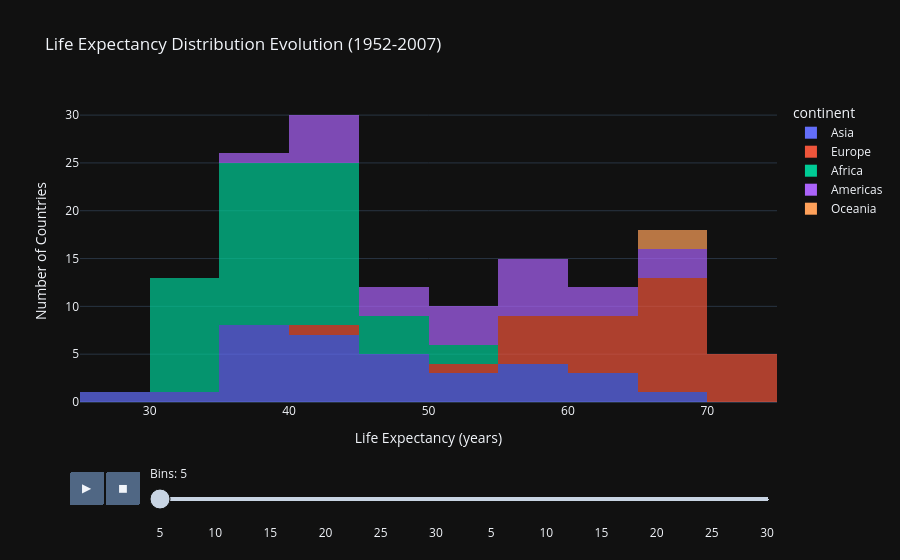

The notebook cell saved with this chart:
### Markdown cell above
## Module 3: Interactive Visualization and Hierarchical Plot Tutorials (Plotly)

This module focuses on interactivity features, custom controls with Histograms, and visualizing hierarchical data structures using Plotly.

### **Tutorial 3.1: Custom Interactive Controls (Slider)**

**Objective:** Implement a custom slider control to dynamically modify a visualization parameter.

#### **Step 1: Create a Base Plotly Histogram and Add an Animation Slider**
This demonstrates adding a slider to the figure's layout to enable user-driven changes, such as modifying the number of bins (`nbins`).

The code below creates a **dynamic histogram** that shows how life expectancy distributions evolved across continents from 1952 to 2007.

##### **Key Features:**

- **Time Animation**: Watch distributions shift year by year
- **Continental Breakdown**: Colors show each continent's contribution
- **Bin Control**: Adjust histogram granularity (5-30 bins)
- **Dark Theme**: Modern, visually appealing interface

### Code cell
# Interactive histogram with year animation and bin control
fig = px.histogram(
    df_g,
    x='lifeExp',
    nbins=20,
    animation_frame='year',
    title='Life Expectancy Distribution Evolution (1952-2007)',
    labels={'lifeExp': 'Life Expectancy (years)'},
    color="continent",
    opacity=0.7,
    template='plotly_dark',
)

# Add bin control slider
fig.update_layout(
    sliders=[{
        'active': 0,
        'currentvalue': {'prefix': 'Bins: '},
        'steps': [
            {'args': ['nbins', bins], 'label': str(bins), 'method': 'restyle'}
            for bins in [5, 10, 15, 20, 25, 30]
        ]
    }],
    xaxis_title='Life Expectancy (years)',
    yaxis_title='Number of Countries'
)

fig.show()

### Figure 1 — Plotly figure (JSON) as saved in the notebook; plotly's stock layout.template omitted (floating-point values rounded to 4 significant figures)
{"data": [{"bingroup": "x", "hovertemplate": "continent=Asia<br>year=1952<br>Life Expectancy (years)=%{x}<br>count=%{y}<extra></extra>", "legendgroup": "Asia", "marker": {"color": "#636efa", "opacity": 0.7, "pattern": {"shape": ""}}, "name": "Asia", "nbinsx": 20, "orientation": "v", "showlegend": true, "type": "histogram", "x": [28.8, 50.94, 37.48, 39.42, 44.0, 60.96, 37.37, 37.47, 44.87, 45.32, 65.39, 63.03, 43.16, 50.06, 47.45, 55.56, 55.93, 48.46, 42.24, 36.32, 36.16, 37.58, 43.44, 47.75, 39.88, 60.4, 57.59, 45.88, 58.5, 50.85, 40.41, 43.16, 32.55], "xaxis": "x", "yaxis": "y"}, {"bingroup": "x", "hovertemplate": "continent=Europe<br>year=1952<br>Life Expectancy (years)=%{x}<br>count=%{y}<extra></extra>", "legendgroup": "Europe", "marker": {"color": "#EF553B", "opacity": 0.7, "pattern": {"shape": ""}}, "name": "Europe", "nbinsx": 20, "orientation": "v", "showlegend": true, "type": "histogram", "x": [55.23, 66.8, 68.0, 53.82, 59.6, 61.21, 66.87, 70.78, 66.55, 67.41, 67.5, 65.86, 64.03, 72.49, 66.91, 65.94, 59.16, 72.13, 72.67, 61.31, 59.82, 61.05, 58.0, 64.36, 65.57, 64.94, 71.86, 69.62, 43.59, 69.18], "xaxis": "x", "yaxis": "y"}, {"bingroup": "x", "hovertemplate": "continent=Africa<br>year=1952<br>Life Expectancy (years)=%{x}<br>count=%{y}<extra></extra>", "legendgroup": "Africa", "marker": {"color": "#00cc96", "opacity": 0.7, "pattern": {"shape": ""}}, "name": "Africa", "nbinsx": 20, "orientation": "v", "showlegend": true, "type": "histogram", "x": [43.08, 30.02, 38.22, 47.62, 31.98, 39.03, 38.52, 35.46, 38.09, 40.72, 39.14, 42.11, 40.48, 34.81, 41.89, 34.48, 35.93, 34.08, 37.0, 30.0, 43.15, 33.61, 32.5, 42.27, 42.14, 38.48, 42.72, 36.68, 36.26, 33.69, 40.54, 50.99, 42.87, 31.29, 41.73, 37.44, 36.32, 52.72, 40.0, 46.47, 37.28, 30.33, 32.98, 45.01, 38.63, 41.41, 41.22, 38.6, 44.6, 39.98, 42.04, 48.45], "xaxis": "x", "yaxis": "y"}, {"bingroup": "x", "hovertemplate": "continent=Americas<br>year=1952<br>Life Expectancy (years)=%{x}<br>count=%{y}<extra></extra>", "legendgroup": "Americas", "marker": {"color": "#ab63fa", "opacity": 0.7, "pattern": {"shape": ""}}, "name": "Americas", "nbinsx": 20, "orientation": "v", "showlegend": true, "type": "histogram", "x": [62.48, 40.41, 50.92, 68.75, 54.74, 50.64, 57.21, 59.42, 45.93, 48.36, 45.26, 42.02, 37.58, 41.91, 58.53, 50.79, 42.31, 55.19, 62.65, 43.9, 64.28, 59.1, 68.44, 66.07, 55.09], "xaxis": "x", "yaxis": "y"}, {"bingroup": "x", "hovertemplate": "continent=Oceania<br>year=1952<br>Life Expectancy (years)=%{x}<br>count=%{y}<extra></extra>", "legendgroup": "Oceania", "marker": {"color": "#FFA15A", "opacity": 0.7, "pattern": {"shape": ""}}, "name": "Oceania", "nbinsx": 20, "orientation": "v", "showlegend": true, "type": "histogram", "x": [69.12, 69.39], "xaxis": "x", "yaxis": "y"}], "layout": {"barmode": "relative", "legend": {"title": {"text": "continent"}, "tracegroupgap": 0}, "sliders": [{"active": 0, "currentvalue": {"prefix": "Bins: "}, "len": 0.9, "pad": {"b": 10, "t": 60}, "steps": [{"args": ["nbins", 5], "label": "5", "method": "restyle"}, {"args": ["nbins", 10], "label": "10", "method": "restyle"}, {"args": ["nbins", 15], "label": "15", "method": "restyle"}, {"args": ["nbins", 20], "label": "20", "method": "restyle"}, {"args": ["nbins", 25], "label": "25", "method": "restyle"}, {"args": ["nbins", 30], "label": "30", "method": "restyle"}, {"args": ["nbins", 5], "label": "5", "method": "restyle"}, {"args": ["nbins", 10], "label": "10", "method": "restyle"}, {"args": ["nbins", 15], "label": "15", "method": "restyle"}, {"args": ["nbins", 20], "label": "20", "method": "restyle"}, {"args": ["nbins", 25], "label": "25", "method": "restyle"}, {"args": ["nbins", 30], "label": "30", "method": "restyle"}], "x": 0.1, "xanchor": "left", "y": 0, "yanchor": "top"}], "title": {"text": "Life Expectancy Distribution Evolution (1952-2007)"}, "updatemenus": [{"buttons": [{"args": [null, {"frame": {"duration": 500, "redraw": true}, "fromcurrent": true, "mode": "immediate", "transition": {"duration": 500, "easing": "linear"}}], "label": "&#9654;", "method": "animate"}, {"args": [[null], {"frame": {"duration": 0, "redraw": true}, "fromcurrent": true, "mode": "immediate", "transition": {"duration": 0, "easing": "linear"}}], "label": "&#9724;", "method": "animate"}], "direction": "left", "pad": {"r": 10, "t": 70}, "showactive": false, "type": "buttons", "x": 0.1, "xanchor": "right", "y": 0, "yanchor": "top"}], "xaxis": {"anchor": "y", "domain": [0, 1], "title": {"text": "Life Expectancy (years)"}}, "yaxis": {"anchor": "x", "domain": [0, 1], "title": {"text": "Number of Countries"}}}}
